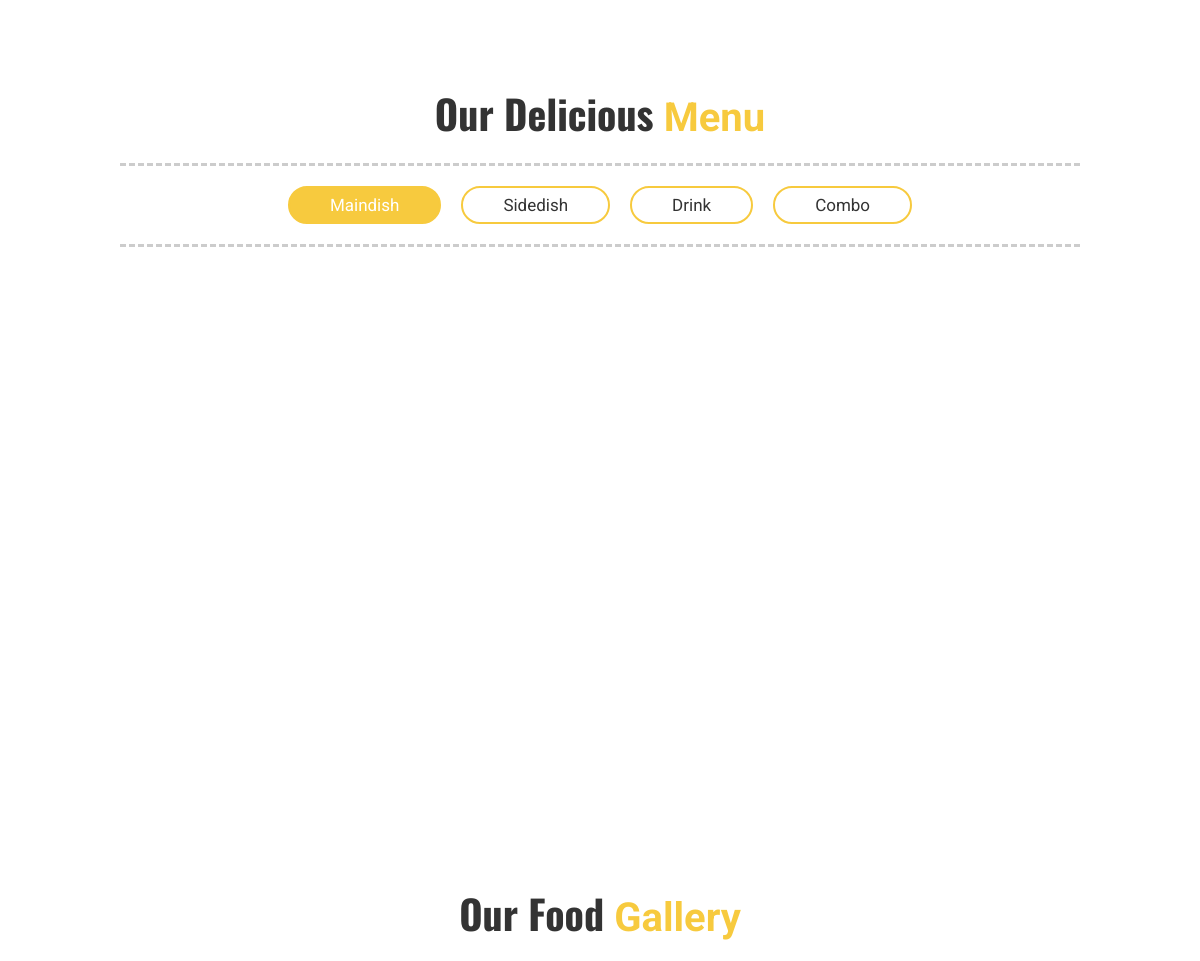
The app's page / (middle part), older data.
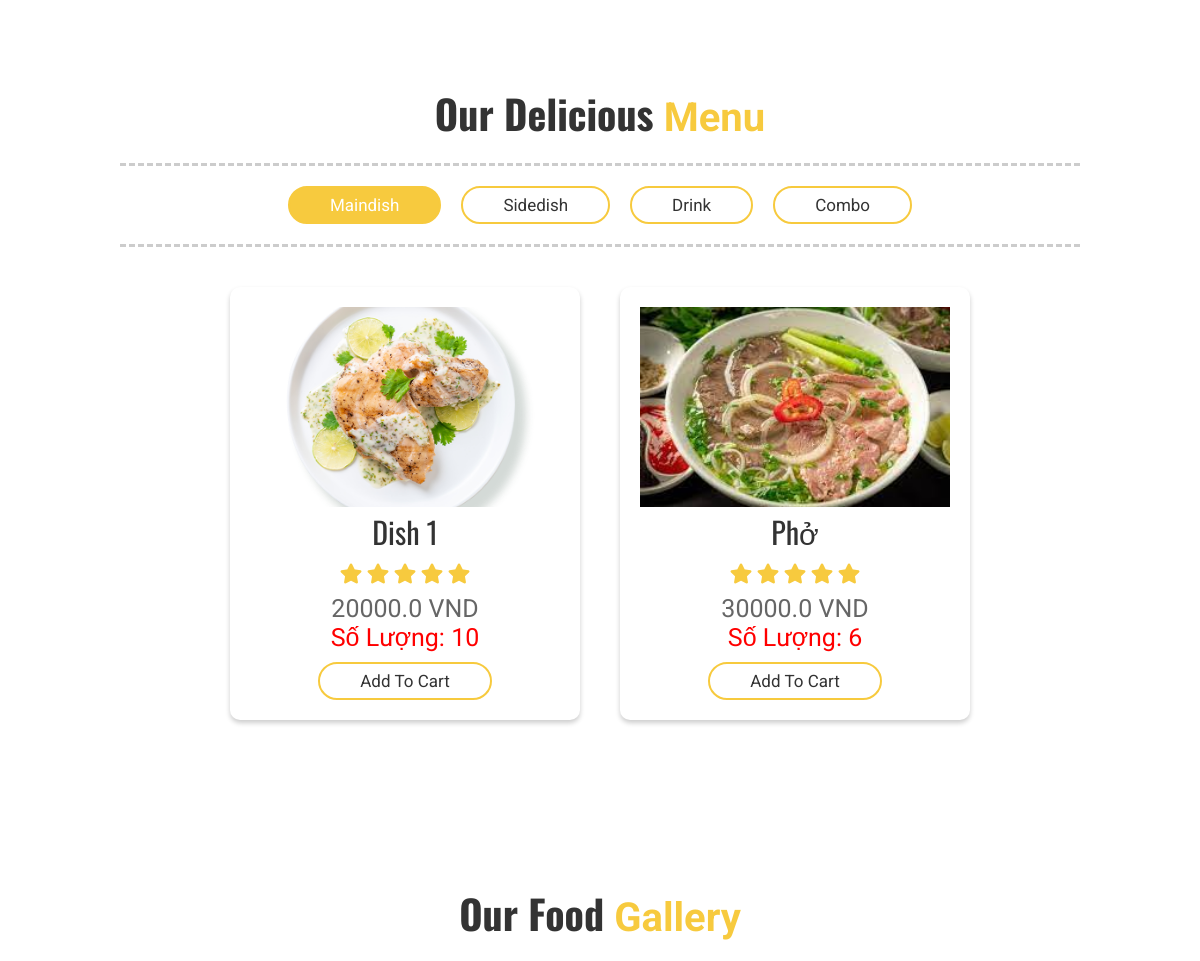
The same page, newer data.
### home/models.py (models this page shows, shortened)
class Dish(models.Model):
    name = models.CharField(max_length=200)
    type = models.CharField(max_length=200, null=True)
    remaining = models.PositiveSmallIntegerField()
    date = models.DateTimeField(auto_now_add=False)
    price = models.DecimalField(max_digits=6, decimal_places=1)
    image = models.ImageField(null=True)

### home/views.py (the view)
# urls.py: path('', views.DishListView.as_view()),
class DishListView(ListView):
    queryset = Dish.objects.all().order_by('price')
    template_name = 'pages/home.html'
    context_object_name = 'Dishs'

### home/templates/pages/home.html (shortened to what this page needs)
{% extends "pages/base_home.html" %}
{% block maindish %}
    {% for dish in Dishs %}
        {% if dish.type == "1" %}
            <div class="box active" data-aos="fade-right">
                <img src= "{{dish.image.url}}" alt="">
                <h3>{{dish.name}}</h3>
                <div class="stars">
                    <i class="fas fa-star"></i>
                    <i class="fas fa-star"></i>
                    <i class="fas fa-star"></i>
                    <i class="fas fa-star"></i>
                    <i class="fas fa-star"></i>
                </div>
                <div class="price">{{dish.price}} VND</div>
                <div class="remain">Số lượng: {{dish.remaining}}</div>
                <a href="#"><button class="btn">add to cart</button></a>
            </div>
        {% endif%}
    {% endfor %}
{% endblock %}

Row changes from the older to the newer data that the page shows:
now on this page (row edited): Dish: image (picture), name "Dish 1", price "20000.0", remaining "10"
added Dish: image (picture), name "Phở", price "30000.0", remaining "6"
